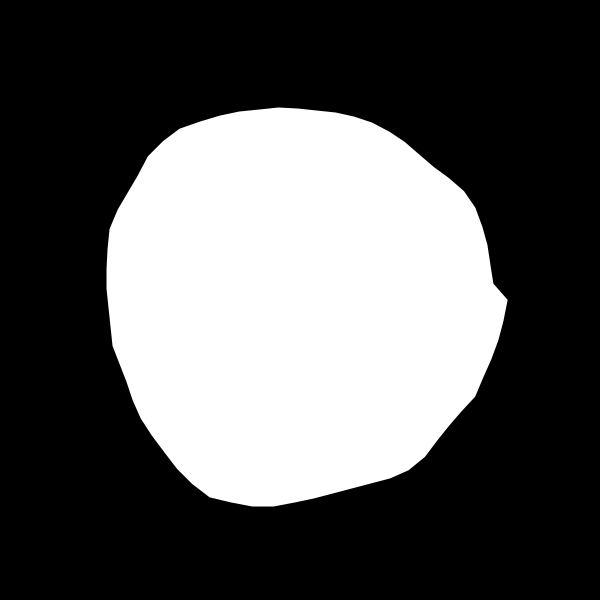
Frame 1 (no input)
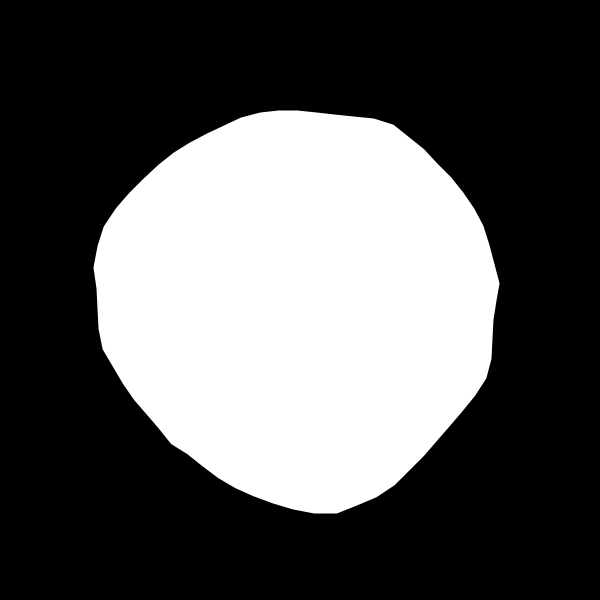
Frame 60 (the mouse pressed at the canvas centre just before this capture)
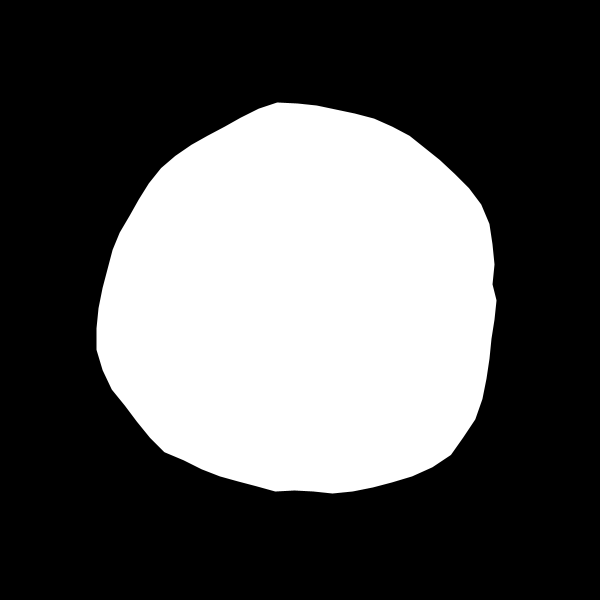
Frame 120 (the mouse held since frame 60 and released just before this capture)

The Processing sketch that drew these frames (run headless with seeded random() and noise(); from frame 60 on, the mouse is pressed at the canvas centre):

// Processing sketch: noiseBlob
// ── noiseBlob.pde

int detail = 100;
float radius = 200;
float ran = 0;
void setup() {
  size(600, 600);
}

void draw() {
  background(0);
  translate(width/2, height/2);
  stroke(255);
  strokeWeight(4);
  beginShape();
float move = 0;
  for (float a=0; a < TWO_PI; a += 0.1) {
    //float offset = map(sin(a*10+frameCount*0.1),-1,1,-10,10);
    float offset = map(noise(ran+move), 0, 1, -25, 25);    
    float r = radius + offset;
    float x = r *cos(a);
    float y = r *sin(a);    
    vertex(x, y);
    fill(150);
    
    move+=0.1;
  }
  ran+=0.01;
  fill(255);
  endShape(CLOSE);
}
